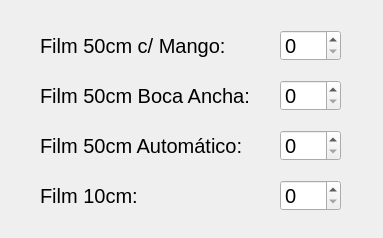
<?xml version="1.0" encoding="UTF-8"?>
<ui version="4.0">
 <class>Rebobinadora</class>
 <widget class="QWidget" name="Rebobinadora">
  <property name="geometry">
   <rect>
    <x>0</x>
    <y>0</y>
    <width>383</width>
    <height>238</height>
   </rect>
  </property>
  <property name="windowTitle">
   <string>Form</string>
  </property>
  <widget class="QSpinBox" name="spinBox_Film50CMango">
   <property name="geometry">
    <rect>
     <x>280</x>
     <y>30</y>
     <width>61</width>
     <height>31</height>
    </rect>
   </property>
   <property name="font">
    <font>
     <pointsize>15</pointsize>
    </font>
   </property>
  </widget>
  <widget class="QSpinBox" name="spinBox_Film50Automatico">
   <property name="geometry">
    <rect>
     <x>280</x>
     <y>130</y>
     <width>61</width>
     <height>31</height>
    </rect>
   </property>
   <property name="font">
    <font>
     <pointsize>15</pointsize>
    </font>
   </property>
  </widget>
  <widget class="QLabel" name="Medida4">
   <property name="geometry">
    <rect>
     <x>40</x>
     <y>180</y>
     <width>141</width>
     <height>31</height>
    </rect>
   </property>
   <property name="font">
    <font>
     <pointsize>15</pointsize>
    </font>
   </property>
   <property name="text">
    <string>Film 10cm:</string>
   </property>
  </widget>
  <widget class="QLabel" name="Medida1">
   <property name="geometry">
    <rect>
     <x>40</x>
     <y>30</y>
     <width>191</width>
     <height>31</height>
    </rect>
   </property>
   <property name="font">
    <font>
     <pointsize>15</pointsize>
    </font>
   </property>
   <property name="text">
    <string>Film 50cm c/ Mango:</string>
   </property>
  </widget>
  <widget class="QSpinBox" name="spinBox_Film50BocaAncha">
   <property name="geometry">
    <rect>
     <x>280</x>
     <y>80</y>
     <width>61</width>
     <height>31</height>
    </rect>
   </property>
   <property name="font">
    <font>
     <pointsize>15</pointsize>
    </font>
   </property>
  </widget>
  <widget class="QLabel" name="Medida2">
   <property name="geometry">
    <rect>
     <x>40</x>
     <y>80</y>
     <width>321</width>
     <height>31</height>
    </rect>
   </property>
   <property name="font">
    <font>
     <pointsize>15</pointsize>
    </font>
   </property>
   <property name="text">
    <string>Film 50cm Boca Ancha:</string>
   </property>
  </widget>
  <widget class="QLabel" name="Medida3">
   <property name="geometry">
    <rect>
     <x>40</x>
     <y>130</y>
     <width>221</width>
     <height>31</height>
    </rect>
   </property>
   <property name="font">
    <font>
     <pointsize>15</pointsize>
    </font>
   </property>
   <property name="text">
    <string>Film 50cm Automático:</string>
   </property>
  </widget>
  <widget class="QSpinBox" name="spinBox_Film10">
   <property name="geometry">
    <rect>
     <x>280</x>
     <y>180</y>
     <width>61</width>
     <height>31</height>
    </rect>
   </property>
   <property name="font">
    <font>
     <pointsize>15</pointsize>
    </font>
   </property>
  </widget>
 </widget>
 <tabstops>
  <tabstop>spinBox_Film50CMango</tabstop>
  <tabstop>spinBox_Film50BocaAncha</tabstop>
  <tabstop>spinBox_Film50Automatico</tabstop>
  <tabstop>spinBox_Film10</tabstop>
 </tabstops>
 <resources/>
 <connections/>
</ui>
